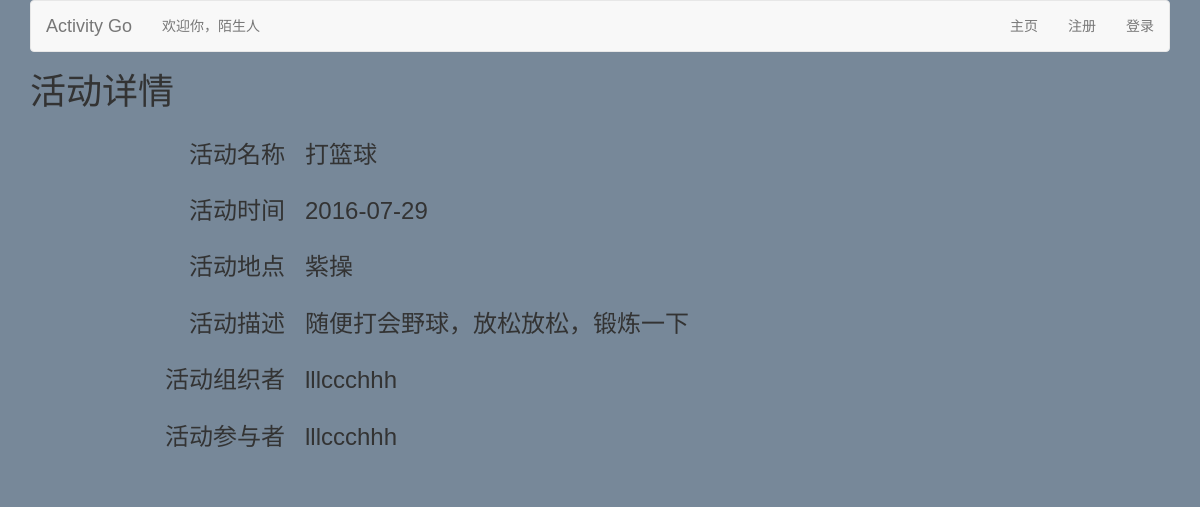
The page /detailnousera27/ on the database as committed earlier.
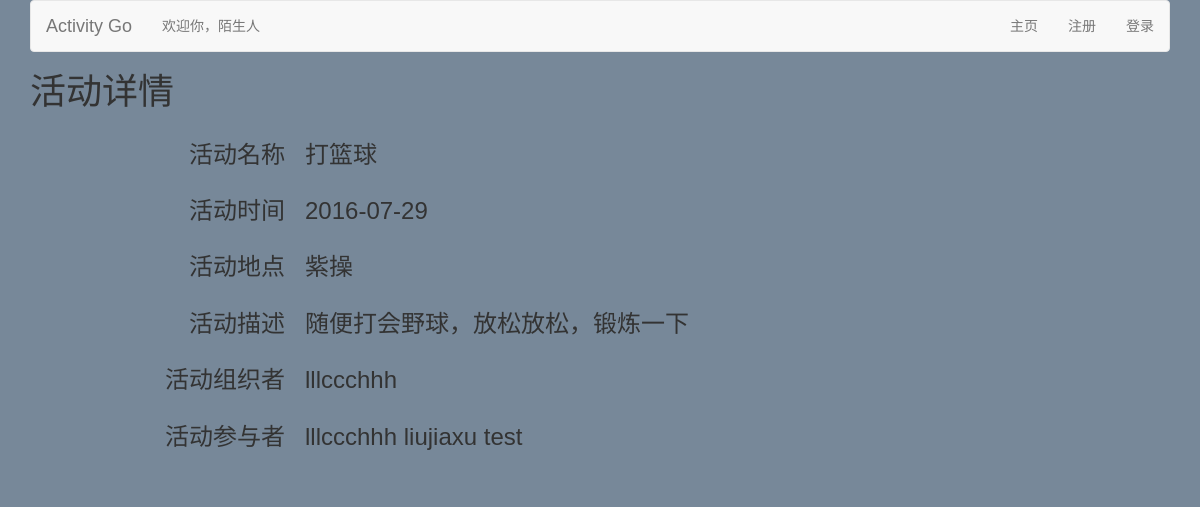
The same page on the database as committed later.
### activity/models.py (models this page shows, shortened)
class User(models.Model):
	username = models.CharField(max_length=50)
	password = models.CharField(max_length=50)
	email = models.CharField(max_length = 50)
	phone = models.CharField(max_length=50)
	headImg = models.FileField(upload_to = 'activity/static/images/', default = 'activity/static/01.jpg')
	credit = models.IntegerField(default=3)

### activity/views.py (the view)
# urls.py: url(r'^detailnousera(?P<id>\d+)/$', 'activity.views.DetailNoUser', name = 'detail_nouser'),
def DetailNoUser(Req, id):
    un = Req.COOKIES.get('username', '')
    act = Activities.objects.get(id = str(id))
    return render_to_response('detail_nouser.html',{'username': un, 'act': act, })

### activity/templates/detail_nouser.html (shortened to what this page needs)
{% extends "base_nouser.html" %}
{% block content %}
<h1>活动详情</h1>
<dl class="dl-horizontal col-sm-offset-1">
				<dt>
					<h3>活动名称</h3>
				</dt>
				<dd>
					<h3>{{act.aname}}</h3>
				</dd>
				<dt>
					<h3>活动时间</h3>
				</dt>
				<dd>
					<h3>{{act.adate}}</h3>
				</dd>
				<dt>
					<h3>活动地点</h3>
				</dt>
				<dd>
					<h3>{{act.alocation}}</h3>
				</dd>
				<dt>
					<h3>活动描述</h3>
				</dt>
				<dd>
					<h3>{{act.adescription}}</h3>
				</dd>
				<dt>
					<h3>活动组织者</h3>
				</dt>
				<dd>
                    <h3>{{act.aorganiser}}</h3>
				</dd>
				<dt>
					<h3>活动参与者</h3>
				</dt>
				<dd>
				    <h3>
					{% for par in act.aparticipants.all %}
					{{par.username}}
					{% endfor %}
					</h3>
				</dd>
			</dl>
{% endblock %}

Rows that differ between the two databases and show on the page:
added User: username "liujiaxu"
added User: username "test"
